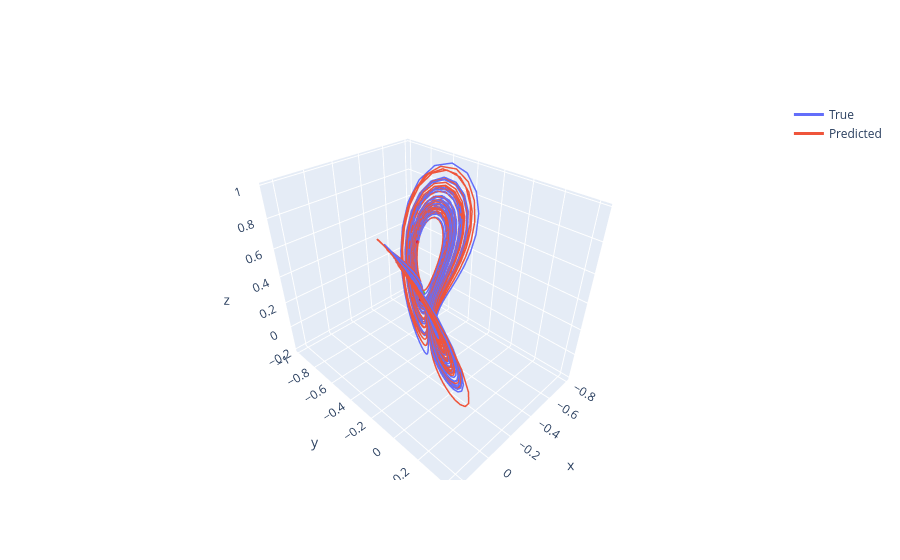

Notebook code cell kept with this figure:
### Code cell
# Compare the Y-dimension (Lorenz Horizontal Gradient)
viz.compare_plot(
    [true_traj, pred_traj.numpy()], 
    title=f"Closest Run (Index {closest_idx}) | RMSE: {best_match_params['RMSE']:.4f}",
    legend_names=["True", "Predicted"]
).show()

### Figure 1 — Plotly figure (JSON) as saved in the notebook; plotly's stock layout.template omitted (floating-point values rounded to 4 significant figures; data arrays with more than 128 entries replaced by an {"elided": "..."} marker saying what was removed)
{"data": [{"line": {"color": "#636EFA", "width": 3}, "mode": "lines", "name": "True", "type": "scatter3d", "x": {"elided": "1875 float values"}, "y": {"elided": "1875 float values"}, "z": {"elided": "1875 float values"}}, {"marker": {"color": "limegreen", "size": 2}, "mode": "markers", "name": "", "showlegend": false, "type": "scatter3d", "x": [-0.361], "y": [-0.4119], "z": [0.2699]}, {"marker": {"color": "crimson", "size": 2}, "mode": "markers", "name": "", "showlegend": false, "type": "scatter3d", "x": [0.01253], "y": [-0.04526], "z": [0.5987]}, {"line": {"color": "#EF553B", "width": 3}, "mode": "lines", "name": "Predicted", "type": "scatter3d", "x": {"elided": "1875 float values"}, "y": {"elided": "1875 float values"}, "z": {"elided": "1875 float values"}}, {"marker": {"color": "limegreen", "size": 2}, "mode": "markers", "name": "", "showlegend": false, "type": "scatter3d", "x": [-0.3603], "y": [-0.4078], "z": [0.2705]}, {"marker": {"color": "crimson", "size": 2}, "mode": "markers", "name": "", "showlegend": false, "type": "scatter3d", "x": [-0.596], "y": [-0.7004], "z": [0.43]}], "layout": {}}
